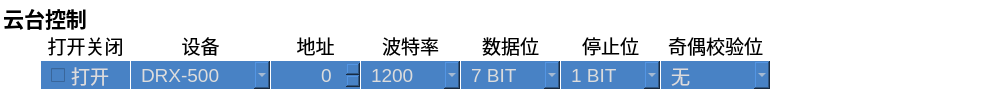
     <widget class="QGroupBox" name="ptzgroupBox">
      <property name="geometry">
       <rect>
        <x>10</x>
        <y>520</y>
        <width>981</width>
        <height>101</height>
       </rect>
      </property>
      <property name="font">
       <font>
        <family>Tahoma</family>
        <pointsize>16</pointsize>
        <weight>75</weight>
        <bold>true</bold>
       </font>
      </property>
      <property name="styleSheet">
       <string notr="true">background: transparent;
border: 1 solid rgb(255,255,255);</string>
      </property>
      <property name="title">
       <string>云台控制</string>
      </property>
      <widget class="QLabel" name="ptzenablelabel">
       <property name="geometry">
        <rect>
         <x>40</x>
         <y>30</y>
         <width>91</width>
         <height>30</height>
        </rect>
       </property>
       <property name="font">
        <font>
         <family>Tahoma</family>
         <pointsize>14</pointsize>
        </font>
       </property>
       <property name="styleSheet">
        <string notr="true">background: transparent;</string>
       </property>
       <property name="text">
        <string>打开关闭</string>
       </property>
       <property name="alignment">
        <set>Qt::AlignCenter</set>
       </property>
      </widget>
      <widget class="QLabel" name="ptzdevicelabel">
       <property name="geometry">
        <rect>
         <x>130</x>
         <y>30</y>
         <width>141</width>
         <height>30</height>
        </rect>
       </property>
       <property name="font">
        <font>
         <family>Tahoma</family>
         <pointsize>14</pointsize>
        </font>
       </property>
       <property name="styleSheet">
        <string notr="true">background: transparent;</string>
       </property>
       <property name="text">
        <string>设备</string>
       </property>
       <property name="alignment">
        <set>Qt::AlignCenter</set>
       </property>
      </widget>
      <widget class="QLabel" name="ptzaddresslabel">
       <property name="geometry">
        <rect>
         <x>270</x>
         <y>30</y>
         <width>91</width>
         <height>30</height>
        </rect>
       </property>
       <property name="font">
        <font>
         <family>Tahoma</family>
         <pointsize>14</pointsize>
        </font>
       </property>
       <property name="styleSheet">
        <string notr="true">background: transparent;</string>
       </property>
       <property name="text">
        <string>地址</string>
       </property>
       <property name="alignment">
        <set>Qt::AlignCenter</set>
       </property>
      </widget>
      <widget class="QLabel" name="ptzbaudratelabel">
       <property name="geometry">
        <rect>
         <x>360</x>
         <y>30</y>
         <width>101</width>
         <height>30</height>
        </rect>
       </property>
       <property name="font">
        <font>
         <family>Tahoma</family>
         <pointsize>14</pointsize>
        </font>
       </property>
       <property name="styleSheet">
        <string notr="true">background: transparent;</string>
       </property>
       <property name="text">
        <string>波特率</string>
       </property>
       <property name="alignment">
        <set>Qt::AlignCenter</set>
       </property>
      </widget>
      <widget class="QLabel" name="ptzdatabitlabel">
       <property name="geometry">
        <rect>
         <x>460</x>
         <y>30</y>
         <width>101</width>
         <height>30</height>
        </rect>
       </property>
       <property name="font">
        <font>
         <family>Tahoma</family>
         <pointsize>14</pointsize>
        </font>
       </property>
       <property name="styleSheet">
        <string notr="true">background: transparent;</string>
       </property>
       <property name="text">
        <string>数据位</string>
       </property>
       <property name="alignment">
        <set>Qt::AlignCenter</set>
       </property>
      </widget>
      <widget class="QLabel" name="ptzstopbitlabel">
       <property name="geometry">
        <rect>
         <x>560</x>
         <y>30</y>
         <width>101</width>
         <height>30</height>
        </rect>
       </property>
       <property name="font">
        <font>
         <family>Tahoma</family>
         <pointsize>14</pointsize>
        </font>
       </property>
       <property name="styleSheet">
        <string notr="true">background: transparent;</string>
       </property>
       <property name="text">
        <string>停止位</string>
       </property>
       <property name="alignment">
        <set>Qt::AlignCenter</set>
       </property>
      </widget>
      <widget class="QLabel" name="ptzparitybitlabel">
       <property name="geometry">
        <rect>
         <x>660</x>
         <y>30</y>
         <width>111</width>
         <height>30</height>
        </rect>
       </property>
       <property name="font">
        <font>
         <family>Tahoma</family>
         <pointsize>14</pointsize>
        </font>
       </property>
       <property name="styleSheet">
        <string notr="true">background: transparent;</string>
       </property>
       <property name="text">
        <string>奇偶校验位</string>
       </property>
       <property name="alignment">
        <set>Qt::AlignCenter</set>
       </property>
      </widget>
      <widget class="QCheckBox" name="ptzenablecheckBox">
       <property name="enabled">
        <bool>true</bool>
       </property>
       <property name="geometry">
        <rect>
         <x>40</x>
         <y>60</y>
         <width>91</width>
         <height>30</height>
        </rect>
       </property>
       <property name="font">
        <font>
         <family>Tahoma</family>
         <pointsize>14</pointsize>
        </font>
       </property>
       <property name="cursor">
        <cursorShape>PointingHandCursor</cursorShape>
       </property>
       <property name="styleSheet">
        <string notr="true">background: rgb(72, 130, 197);
color: rgb(220, 220, 220);
padding-left: 10; padding-right:10;</string>
       </property>
       <property name="text">
        <string>打开</string>
       </property>
       <property name="tristate">
        <bool>false</bool>
       </property>
      </widget>
      <widget class="QComboBox" name="ptzdevicecomboBox">
       <property name="enabled">
        <bool>true</bool>
       </property>
       <property name="geometry">
        <rect>
         <x>130</x>
         <y>60</y>
         <width>141</width>
         <height>30</height>
        </rect>
       </property>
       <property name="font">
        <font>
         <family>Tahoma</family>
         <pointsize>14</pointsize>
        </font>
       </property>
       <property name="cursor">
        <cursorShape>PointingHandCursor</cursorShape>
       </property>
       <property name="styleSheet">
        <string notr="true">background: rgb(72, 130, 197);
color: rgb(220, 220, 220);
padding-left: 10; padding-right:10;</string>
       </property>
       <item>
        <property name="text">
         <string>DRX-500</string>
        </property>
       </item>
       <item>
        <property name="text">
         <string>PELCO-D</string>
        </property>
       </item>
      </widget>
      <widget class="QSpinBox" name="ptzaddressspinBox">
       <property name="enabled">
        <bool>true</bool>
       </property>
       <property name="geometry">
        <rect>
         <x>270</x>
         <y>60</y>
         <width>91</width>
         <height>30</height>
        </rect>
       </property>
       <property name="font">
        <font>
         <family>Tahoma</family>
         <pointsize>14</pointsize>
        </font>
       </property>
       <property name="cursor">
        <cursorShape>PointingHandCursor</cursorShape>
       </property>
       <property name="contextMenuPolicy">
        <enum>Qt::NoContextMenu</enum>
       </property>
       <property name="styleSheet">
        <string notr="true">background: rgb(72, 130, 197);
color: rgb(220, 220, 220);
padding-left: 10; padding-right:10;</string>
       </property>
       <property name="alignment">
        <set>Qt::AlignRight|Qt::AlignTrailing|Qt::AlignVCenter</set>
       </property>
       <property name="minimum">
        <number>0</number>
       </property>
       <property name="maximum">
        <number>255</number>
       </property>
      </widget>
      <widget class="QComboBox" name="ptzbaudratecomboBox">
       <property name="enabled">
        <bool>true</bool>
       </property>
       <property name="geometry">
        <rect>
         <x>360</x>
         <y>60</y>
         <width>101</width>
         <height>30</height>
        </rect>
       </property>
       <property name="font">
        <font>
         <family>Tahoma</family>
         <pointsize>14</pointsize>
        </font>
       </property>
       <property name="cursor">
        <cursorShape>PointingHandCursor</cursorShape>
       </property>
       <property name="styleSheet">
        <string notr="true">background: rgb(72, 130, 197);
color: rgb(220, 220, 220);
padding-left: 10; padding-right:10;</string>
       </property>
       <item>
        <property name="text">
         <string>1200</string>
        </property>
       </item>
       <item>
        <property name="text">
         <string>2400</string>
        </property>
       </item>
       <item>
        <property name="text">
         <string>4800</string>
        </property>
       </item>
       <item>
        <property name="text">
         <string>9600</string>
        </property>
       </item>
       <item>
        <property name="text">
         <string>38400</string>
        </property>
       </item>
       <item>
        <property name="text">
         <string>57600</string>
        </property>
       </item>
       <item>
        <property name="text">
         <string>115200</string>
        </property>
       </item>
      </widget>
      <widget class="QComboBox" name="ptzdatabitcomboBox">
       <property name="enabled">
        <bool>true</bool>
       </property>
       <property name="geometry">
        <rect>
         <x>460</x>
         <y>60</y>
         <width>101</width>
         <height>30</height>
        </rect>
       </property>
       <property name="font">
        <font>
         <family>Tahoma</family>
         <pointsize>14</pointsize>
        </font>
       </property>
       <property name="cursor">
        <cursorShape>PointingHandCursor</cursorShape>
       </property>
       <property name="styleSheet">
        <string notr="true">background: rgb(72, 130, 197);
color: rgb(220, 220, 220);
padding-left: 10; padding-right:10;</string>
       </property>
       <item>
        <property name="text">
         <string>7 BIT</string>
        </property>
       </item>
       <item>
        <property name="text">
         <string>8 BIT</string>
        </property>
       </item>
      </widget>
      <widget class="QComboBox" name="ptzstopbitcomboBox">
       <property name="enabled">
        <bool>true</bool>
       </property>
       <property name="geometry">
        <rect>
         <x>560</x>
         <y>60</y>
         <width>101</width>
         <height>30</height>
        </rect>
       </property>
       <property name="font">
        <font>
         <family>Tahoma</family>
         <pointsize>14</pointsize>
        </font>
       </property>
       <property name="cursor">
        <cursorShape>PointingHandCursor</cursorShape>
       </property>
       <property name="styleSheet">
        <string notr="true">background: rgb(72, 130, 197);
color: rgb(220, 220, 220);
padding-left: 10; padding-right:10;</string>
       </property>
       <item>
        <property name="text">
         <string>1 BIT</string>
        </property>
       </item>
       <item>
        <property name="text">
         <string>2 BIT</string>
        </property>
       </item>
      </widget>
      <widget class="QComboBox" name="ptzparitybitcomboBox">
       <property name="enabled">
        <bool>true</bool>
       </property>
       <property name="geometry">
        <rect>
         <x>660</x>
         <y>60</y>
         <width>111</width>
         <height>30</height>
        </rect>
       </property>
       <property name="font">
        <font>
         <family>Tahoma</family>
         <pointsize>14</pointsize>
        </font>
       </property>
       <property name="cursor">
        <cursorShape>PointingHandCursor</cursorShape>
       </property>
       <property name="styleSheet">
        <string notr="true">background: rgb(72, 130, 197);
color: rgb(220, 220, 220);
padding-left: 10; padding-right:10;</string>
       </property>
       <item>
        <property name="text">
         <string>无</string>
        </property>
       </item>
       <item>
        <property name="text">
         <string>奇</string>
        </property>
       </item>
       <item>
        <property name="text">
         <string>偶</string>
        </property>
       </item>
      </widget>
     </widget>
